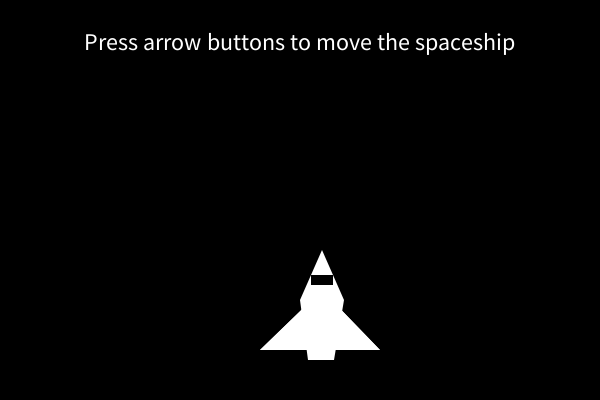
Frame 1 (no input)
Frame 60 (the mouse pressed at the canvas centre just before this capture): identical to frame 1, image omitted
Frame 120 (the mouse held since frame 60 and released just before this capture): identical to frame 1, image omitted

The Processing sketch that drew this single still picture (run headless with seeded random() and noise(); from frame 60 on, the mouse is pressed at the canvas centre):

// Processing sketch: processing_161817
// ── processing_161817.pde


float spaceX = 300;
float spaceY = 300;
float speed = 10;
boolean noInput = true;
void setup(){
   size(600, 400);
   frameRate(60);
   smooth();
  
   background(0);
   textSize(24);
   textAlign(CENTER);
   text("Press arrow buttons to move the spaceship", 300, 50);
   // setup spaceship
  beginShape(); //Spaceship
   fill(255);
   noStroke();
   triangle(spaceX, spaceY, spaceX+22, spaceY-50,spaceX+44, spaceY); // noses
   //rect(spaceX, spaceY, 44,70);  // body
   quad(spaceX, spaceY, spaceX+44, spaceY, spaceX+34, spaceY+60, spaceX+8, spaceY+60);
   triangle(spaceX-40, spaceY+50, spaceX+22, spaceY-10, spaceX+80, spaceY+50); // wing
  
      
   endShape();
   fill(0);
   rect(spaceX+11, spaceY-25, 22,10);  // winshield
}
void draw(){
 
  // hard coding bounds for the spaceship
  if(spaceX > 510 ){
   spaceX = 510;
   return; 
  }
  else if (spaceX < 50){
   spaceX = 50;
   return; 
  }
  if(spaceY > 330 ){
   spaceY = 330;
   return; 
  }
  else if (spaceY < 60){
   spaceY = 60;
   return; 
  }
  // handle movement input
  if(keyPressed && key == CODED){
     noInput = false;
     if(keyCode == LEFT){
        //spaceX += spaceX;
        spaceX -= speed;
     } 
     else if(keyCode == RIGHT){
        //spaceX -= spaceX;
        spaceX+= speed;
     }
     else if(keyCode == UP){
       spaceY-= speed; 
     }
     else if (keyCode == DOWN){
        spaceY+=speed;
     }
 if(noInput==false){ // if no input detected then we do not clear the screen
    background(0); // clear the screen
  }
   beginShape(); //Spaceship
   fill(255);
   triangle(spaceX, spaceY, spaceX+22, spaceY-50,spaceX+44, spaceY); // noses
   //rect(spaceX, spaceY, 44,70);  // body
   quad(spaceX, spaceY, spaceX+44, spaceY, spaceX+34, spaceY+60, spaceX+8, spaceY+60);
   triangle(spaceX-40, spaceY+50, spaceX+22, spaceY-10, spaceX+80, spaceY+50); // wing
   noStroke();
      
   endShape();
   fill(0);
   rect(spaceX+11, spaceY-25, 22,10);  // winshield
   
 }
 else{
   noInput = true;
 }
 
 
  
}
